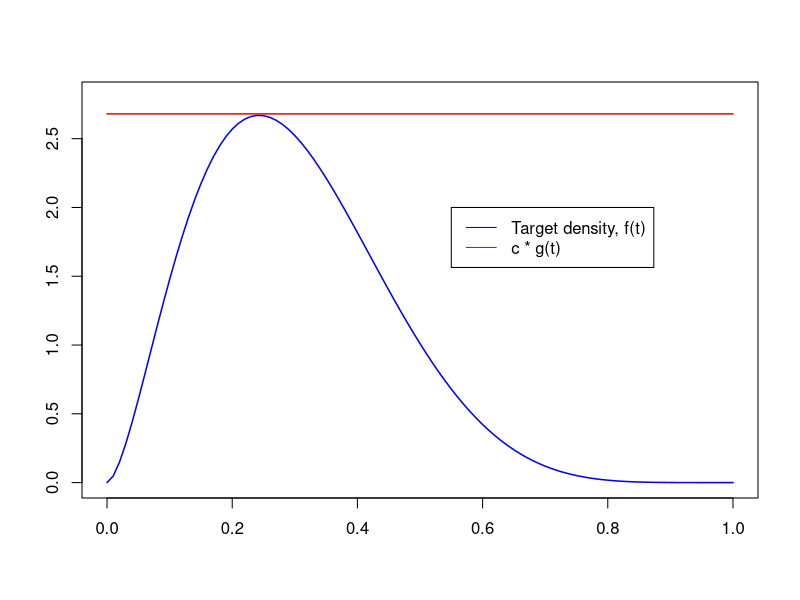
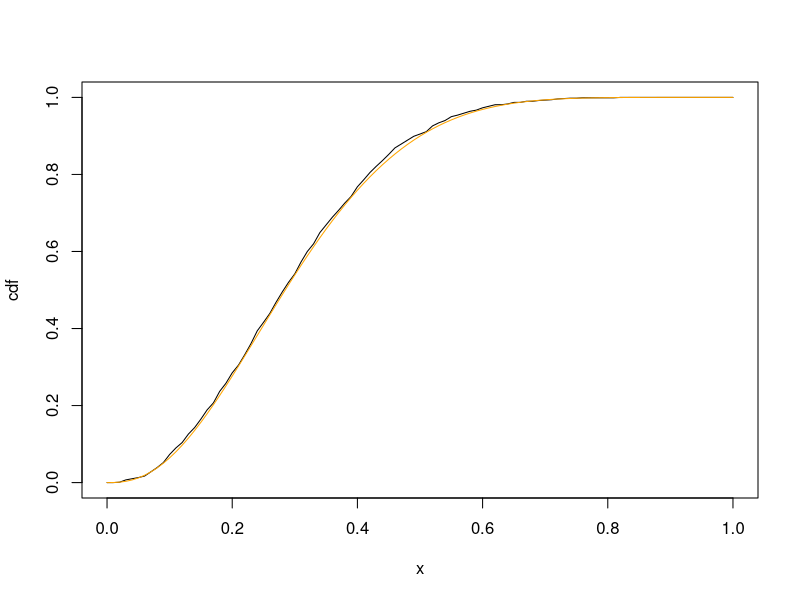

Reproduce these figures in R, in order.
## ---- chunk 1
gridpts <- seq(0, 1, 0.01)
x <- dbeta(gridpts, 2.7, 6.3)
y <- dunif(gridpts)
c = 2.68
plot(gridpts,x,xlim=c(0,1),ylim=c(0,2.8),type="l",col="blue",main="",xlab="",ylab="",
     lwd=1.5)
lines(gridpts,c*y,col="red", lwd=1.5)
legend(.55,2,c("Target density, f(t)","c * g(t)"),lty=c(1,1),col=c("blue","red"))
## ---- chunk 2
n <- 1000 # desired sample size
c <- 2.7
x <- rep(NA, n)
k <- 0 # number of acceptances

while(k < n){
  y <- runif(1)
  u <- runif(1)
  if(u < dbeta(y, 2.7, 6.3)/c){
    k <- k + 1
    x[k] <- y
  }
}
## ---- chunk 3
gridpts <- seq(0, 1, 0.01)

plot(gridpts, ecdf(x)(gridpts), type="l", xlab="x", ylab="cdf")
lines(gridpts, pbeta(gridpts, 2.7, 6.3), type="l", col="orange")
